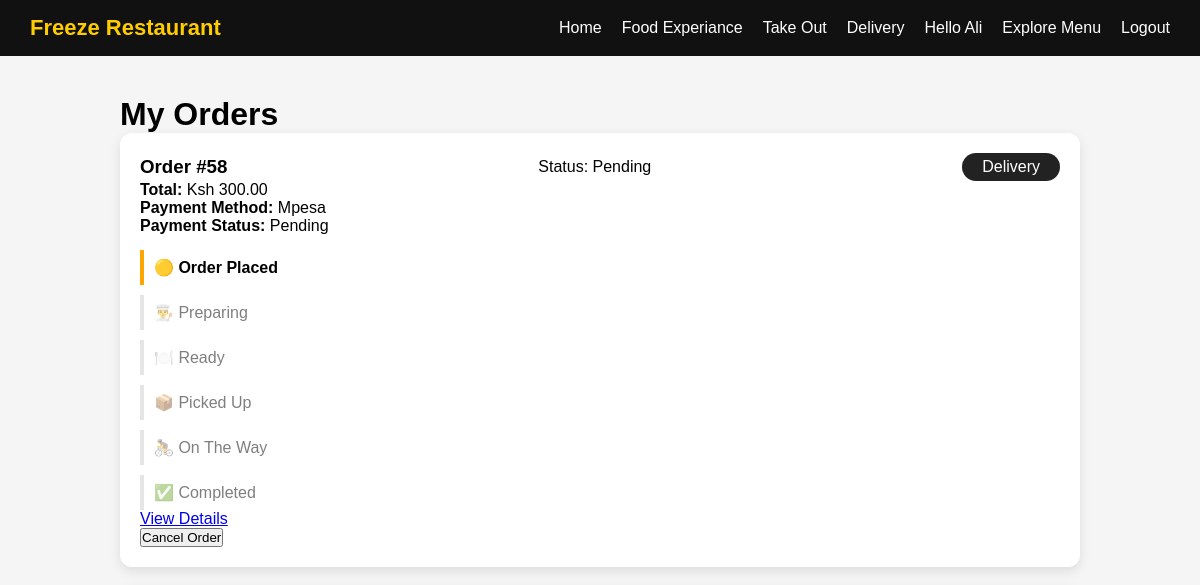
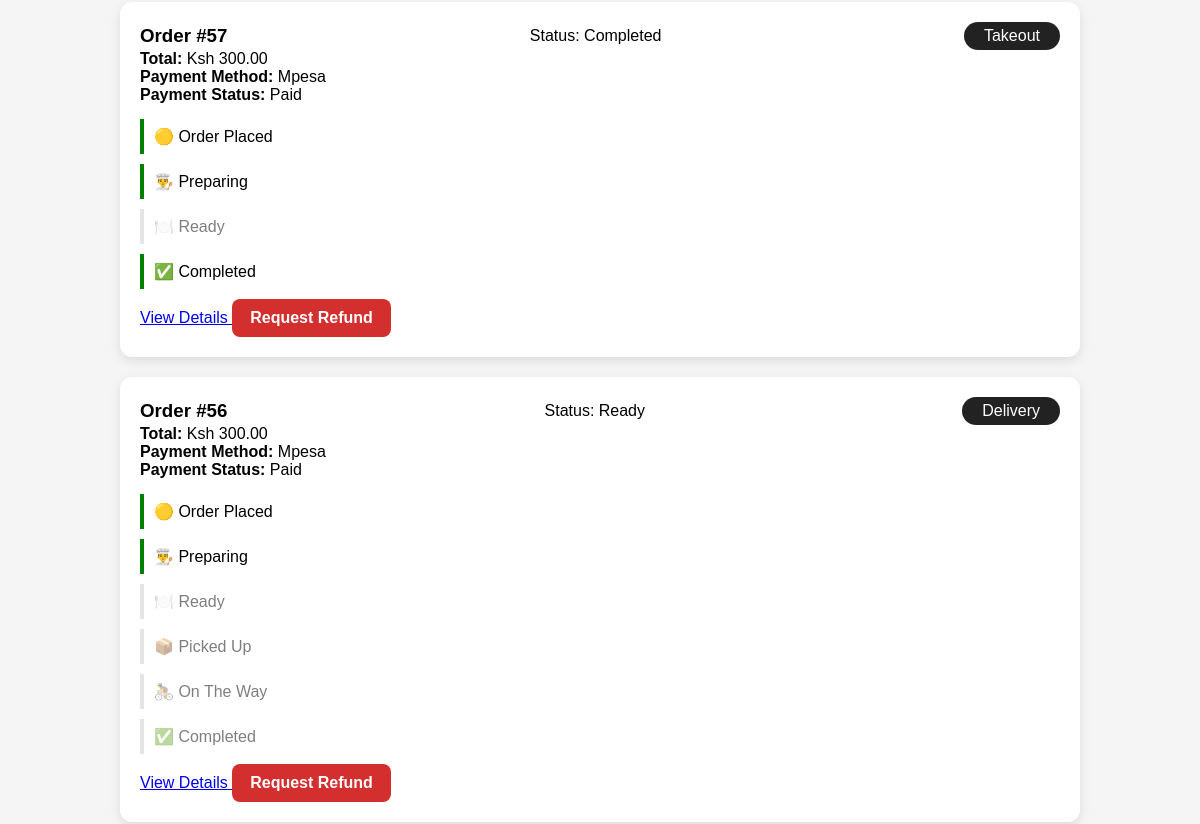
Page /orders/my-orders/ (signed in, upper part) on the earlier database version (2 pictures, top to bottom).
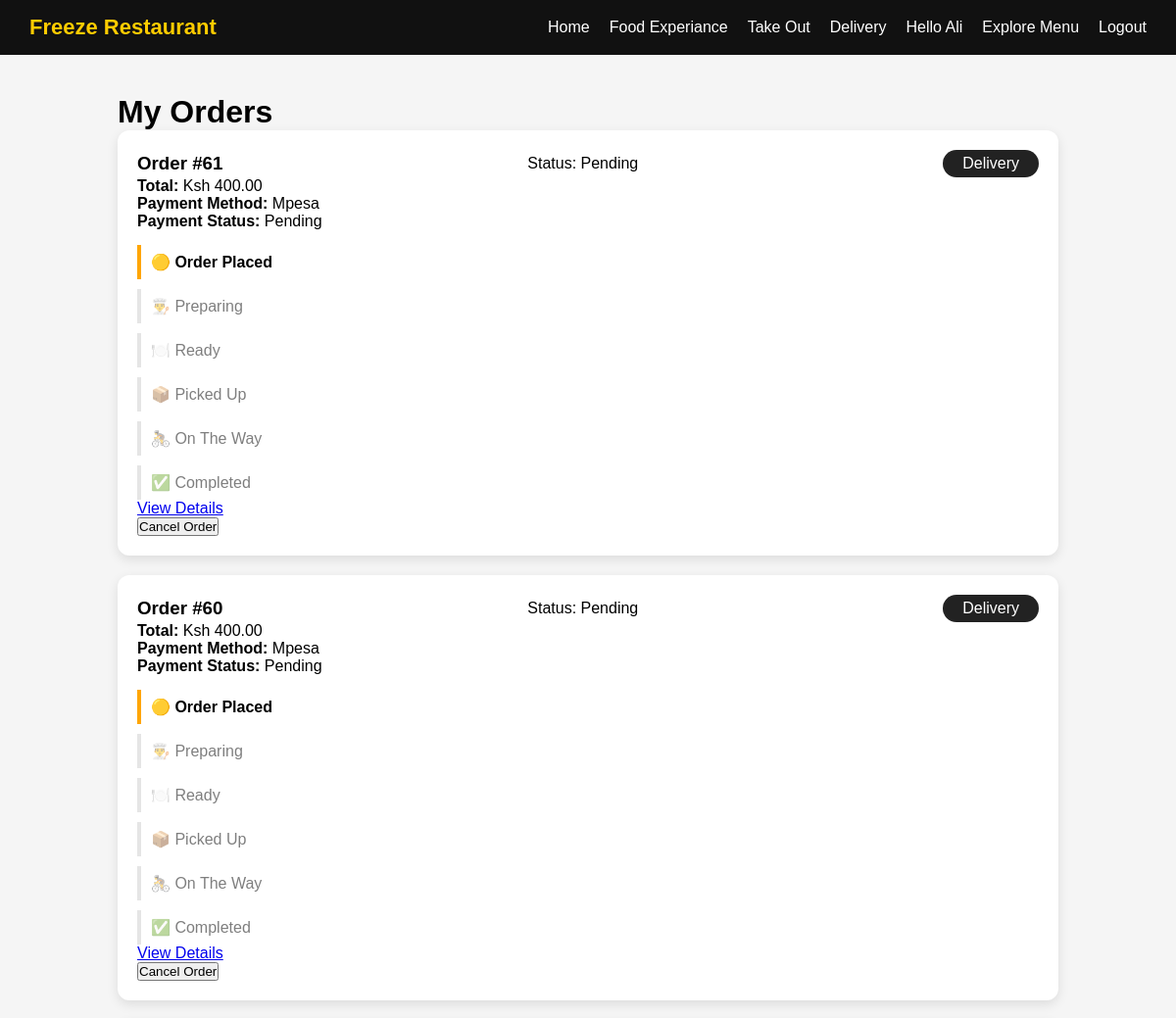
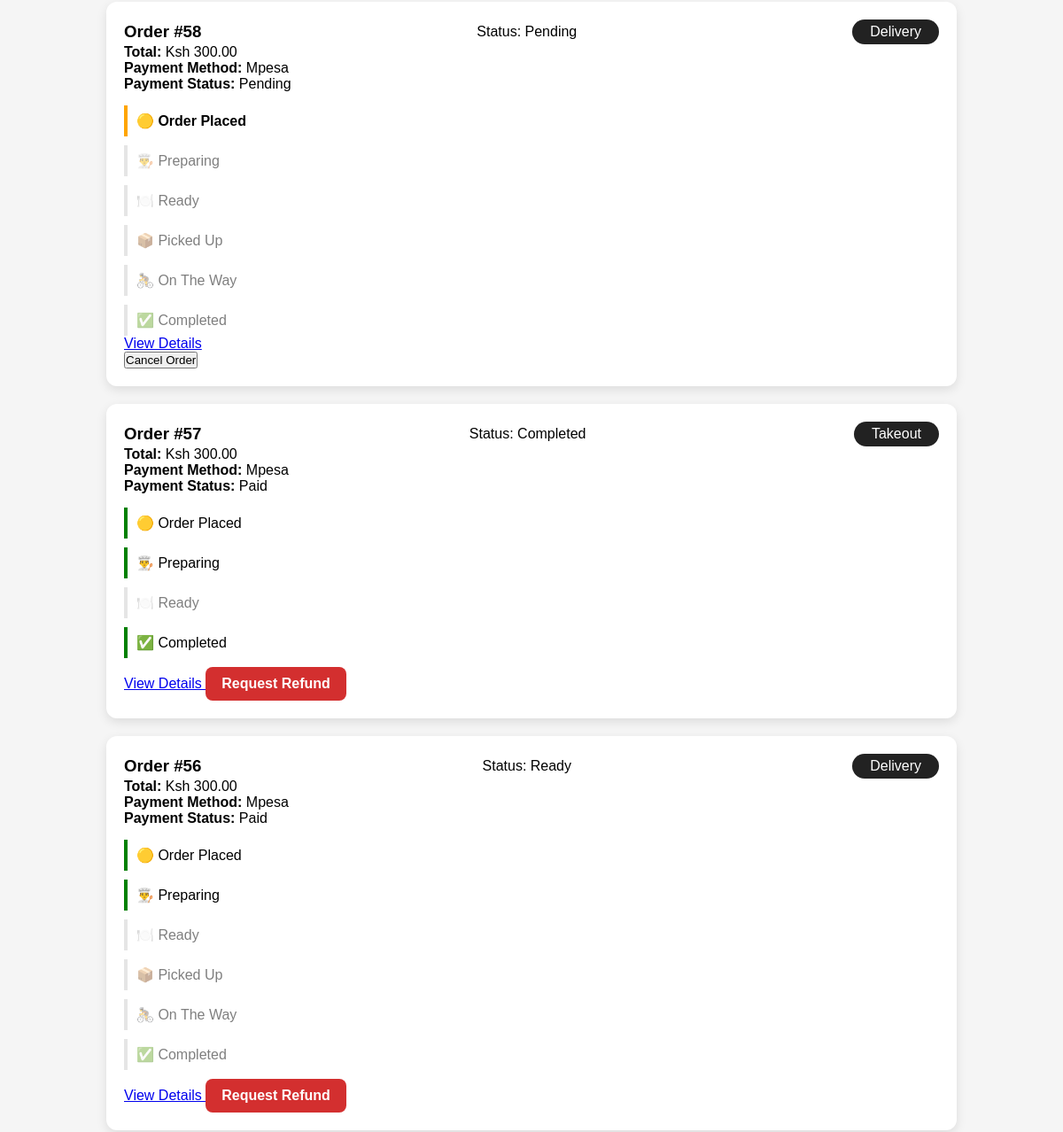
Same page on the later database version (2 pictures, top to bottom).
### orders/models.py (models this page shows, shortened)
class Order(models.Model):
    ORDER_TYPES = [
        ("dine_in", "Dine In"),
        ("takeout", "Takeout"),
        ("delivery", "Delivery"),
    ]
    STATUS_CHOICES = [
        ("pending", "Pending"),
        ("accepted", "Accepted"),
        ("preparing", "Preparing"),
        ("ready", "Ready"),
        ("picked_up", "Picked Up"),
        ("on_the_way", "On the Way"),
        ("delivered", "Delivered"),
        ("completed", "Completed"),
        ("cancelled", "Cancelled"),
        ("unable_to_proceed", "Unable To Proceed"),
    ]
    user = models.ForeignKey(
        settings.AUTH_USER_MODEL,
        on_delete=models.CASCADE
    )
    order_type = models.CharField(
        max_length=20,
        choices=ORDER_TYPES,
        default="takeout"
    )
    status = models.CharField(max_length=20, choices=STATUS_CHOICES, default="pending")
    pickup_time = models.DateTimeField(null=True, blank=True)
    full_name = models.CharField(
        max_length=200,
        blank=True,
        null=True
    )
    phone = models.CharField(
        max_length=20,
        blank=True,
        null=True
    )
    area = models.CharField(max_length=100, blank=True, null=True)
    house_name= models.CharField(max_length=100, blank=True, null=True)
    plot_number = models.CharField(max_length=50, blank=True, null=True)
    delivery_notes = models.TextField(
        blank=True,
        null=True
    )
    zone = models.ForeignKey(
        "DeliveryZone",
        on_delete=models.SET_NULL,
        null=True,
        blank=True,
    )
    assigned_staff = models.ForeignKey(
    "DeliveryStaff",
    on_delete=models.SET_NULL,
    null=True,
    blank=True
    )
    subtotal = models.DecimalField(
        max_digits=10,
        decimal_places=2,
        default=0
    )
    delivery_fee = models.DecimalField(
        max_digits=10,
        decimal_places=2,
        default=0
    )
    total_price = models.DecimalField(max_digits=10, decimal_places=2, default=0)
    created_at = models.DateTimeField(auto_now_add=True)

class Payment(models.Model):
    PAYMENT_METHODS = [
        ("cash", "Cash"),
        ("mpesa", "Mpesa"),
        ("card", "Card"),
    ]
    PAYMENT_STATUSES = [
        ("pending", "Pending"),
        ("paid", "Paid"),
        ("failed", "Failed"),
        ("refunded", "Refunded"),
    ]
    order = models.OneToOneField(
        Order,
        on_delete=models.CASCADE,
        related_name="payment"
    )
    method = models.CharField(
        max_length=20,
        choices=PAYMENT_METHODS
    )
    status = models.CharField(
        max_length=20,
        choices=PAYMENT_STATUSES,
        default="pending"
    )
    amount = models.DecimalField(
        max_digits=10,
        decimal_places=2
    )
    mpesa_checkout_id = models.CharField(
        max_length=100,
        blank=True,
        null=True
    )
    merchant_request_id = models.CharField(
        max_length=100,
        blank=True,
        null=True
    )
    mpesa_receipt_number = models.CharField(
        max_length=100,
        blank=True,
        null=True
    )
    transaction_id = models.CharField(
        max_length=100,
        blank=True,
        null=True
    )
    paid_at = models.DateTimeField(blank=True, null=True)
    created_at = models.DateTimeField(auto_now_add=True)
    updated_at = models.DateTimeField(auto_now=True)

### orders/views.py (the view)
# urls.py: path('my-orders/', views.my_orders, name="my_orders"),
@login_required
def my_orders(request):
    orders = Order.objects.filter(user=request.user).order_by("-created_at")
    return render(request, "orders/my_orders.html", {
        "orders":orders
    })

### accounts/templatetags/user_tags.py (called while the page is built)
@register.filter
def has_group(user, group_name):
    if not user or not hasattr(user, "groups"):
        return False
    return user.groups.filter(name=group_name).exists()

### templates/orders/my_orders.html (shortened to what this page needs)
{% extends 'base.html' %}
{% load static %}
{% block extra_css %}
<link rel="stylesheet" href="{% static 'orders/my_orders.css' %}">
{% endblock %}
{% block content %}
<div class="orders-container" >
    <h1>My Orders</h1>
    {% for order in orders %}
    <div class="order-card">
        <div class="order-header">
            <h3>Order #{{ order.id }}</h3>
            <p>Status: {{ order.get_status_display }}</p>
             <span class="badge">
                {{ order.get_order_type_display|title }}
            </span>
        </div>
        <p><strong>Total:</strong> Ksh {{ order.total_price }} </p>
        {% if order.payment %}
            <p><strong>Payment Method:</strong> {{ order.payment.get_method_display }} </p>
            <p><strong>Payment Status: </strong> {{ order.payment.get_status_display }} </p>
        {% endif %}
        {% if order.status == "cancelled" %}
            <p class="cancelled">Order Cancelled</p>
        {% else %}
        <div class="tracking">
            <div class="step {% if order.status == 'pending' %}active{% elif order.status != 'pending' %}done{% endif %}">
                🟡 Order Placed
            </div>
            <div class="step {% if order.status == 'preparing' %}active{% elif order.status == 'ready' or order.status == 'picked_up' or order.status == 'on_the_way' or order.status == 'delivered' or order.status == 'completed' %}done{% endif %}">
                👨‍🍳 Preparing
            </div>
            <div class="step {% if order.status == 'ready' %}active{% elif order.status == 'picked_up'
                or order.status == 'on_the_way'
                or order.status == 'delivered'
                or order.status == 'completed' %}done{% endif %}">🍽️ Ready</div>
            {% if order.order_type == 'delivery' %}
                <div class="step {% if order.status == 'picked_up' %}active{% elif order.status == 'on_the_way' or order.status == 'delivered' or order.status == 'completed' %}done{% endif %}">
                    📦 Picked Up
                </div>
                <div class="step {% if order.status == 'on_the_way' %}active{% elif order.status == 'delivered' or order.status == 'completed' %}done{% endif %}">
                    🚴 On The Way
                </div>
            {% endif %}
            <div class="step {% if order.status == 'completed' or order.status == 'delivered' %}done{% endif %}">
                ✅ Completed
            </div>
            </div>
        {% endif %}
        <a href="#" class="view-btn">
            View Details
        </a>
        {% if order.payment.status == "paid" %}
        <a href="{% url 'request_refund' order.id %}" class="refund-btn">
            Request Refund
        </a>
        {% endif %}
        {% if order.status == 'pending' %}
        <form method="post" action="{% url 'cancel_order' order.id %}">
            <button type="submit" class="cancel-btn">
                Cancel Order
            </button>
        </form>
        {% endif %}
    </div>
    {% empty %}
        <p>You have not placed orders yet</p>
    {% endfor %}
</div>
{% endblock %}

Differences in the rows shown:
added Order: id "61", status "Pending", order_type "Delivery", total_price "400.00", payment.method "Mpesa", payment.status "Pending", shows "🟡 Order Placed", shows "📦 Picked Up", shows "Cancel Order"
added Order: id "60", status "Pending", order_type "Delivery", total_price "400.00", payment.method "Mpesa", payment.status "Pending", shows "🟡 Order Placed", shows "📦 Picked Up", shows "Cancel Order"
